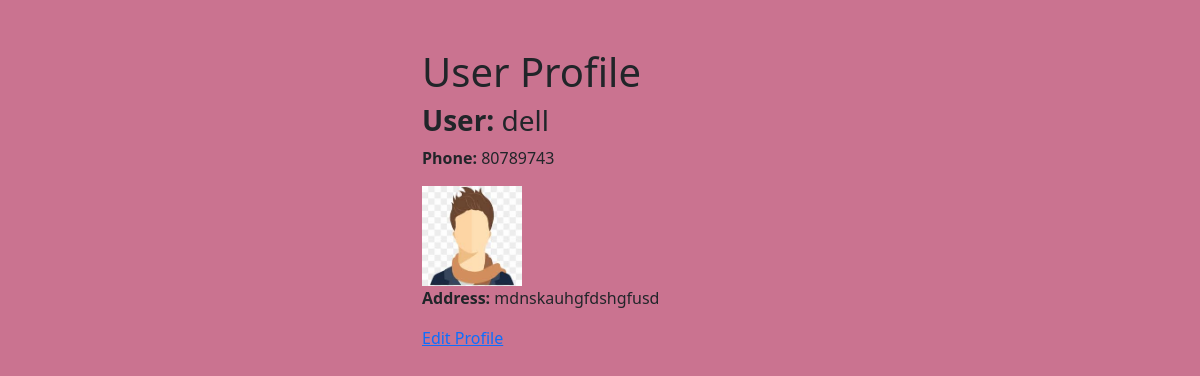
The app's page /display_profile/ (signed in), older data.
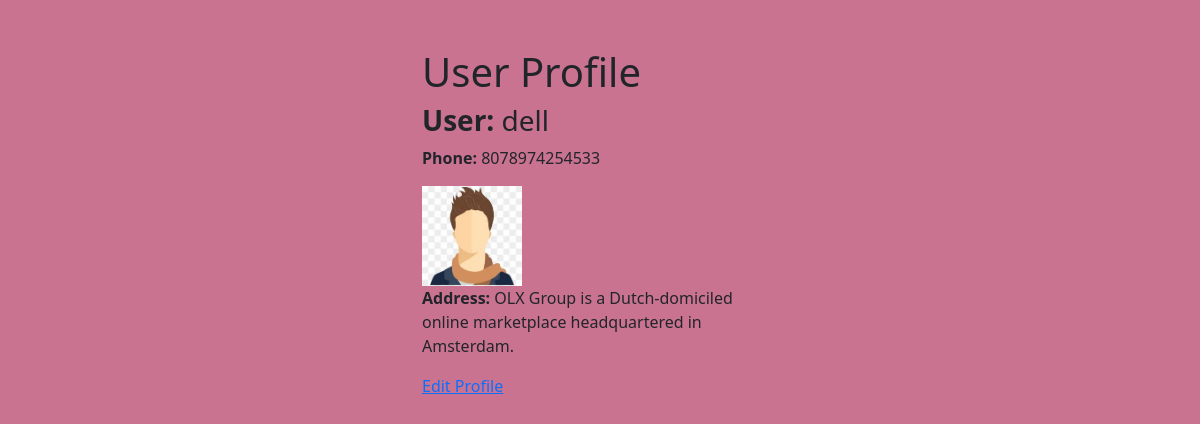
The same page, newer data.
### olx/models.py (models this page shows)
class UserProfile(models.Model):
    user=models.OneToOneField(User,on_delete=models.CASCADE)
    profile=models.ImageField(null=True,upload_to="profile.images")
    address=models.CharField(max_length=300)
    phone=models.PositiveIntegerField()

### olx/views.py (the view)
# urls.py: path('display_profile/', views.display_profile,name='display_profile'),
@login_required
def display_profile(request):
    user_profile = get_object_or_404(UserProfile,)
    return render(request, 'displayprofile.html', {'user_profile': user_profile})

### olx/templates/displayprofile.html (shortened to what this page needs)
{%load static %}
{% block content %}
<link href="https://cdn.jsdelivr.net/npm/bootstrap@5.3.0-alpha1/dist/css/bootstrap.min.css" rel="stylesheet">
<div class="container mt-5">
  <div class="row">
    <div class="col-4"></div>
    <div class="col-4">
      <div>
        <body style="background-color: rgb(202, 115, 144);">
          <h1>User Profile</h1>
          <h3><strong>User:</strong> {{ user_profile.user }}</h3>
          <p><strong>Phone:</strong> {{ user_profile.phone }}</p>
          <a href="/">
            <img src="{%static 'images/avatar.jpeg' %}" alt="Logo" width="100" height="100">
          </a>
          {% if user_profile.address %}
            <p><strong>Address:</strong> {{ user_profile.address }}</p>
          {% endif %}
          <p><a href="{% url 'edit_profile' %}">Edit Profile</a></p>
        </body>
      </div>
    </div>
    <div class="col-4"></div>
  </div>
</div>
{%endblock%}

Row changes from the older to the newer data that the page shows:
changed UserProfile "dell": phone "80789743" → "8078974254533"; address "mdnskauhgfdshgfusd" → "OLX Group is a Dutch-domiciled online marketplace headquartered in Amsterdam."
